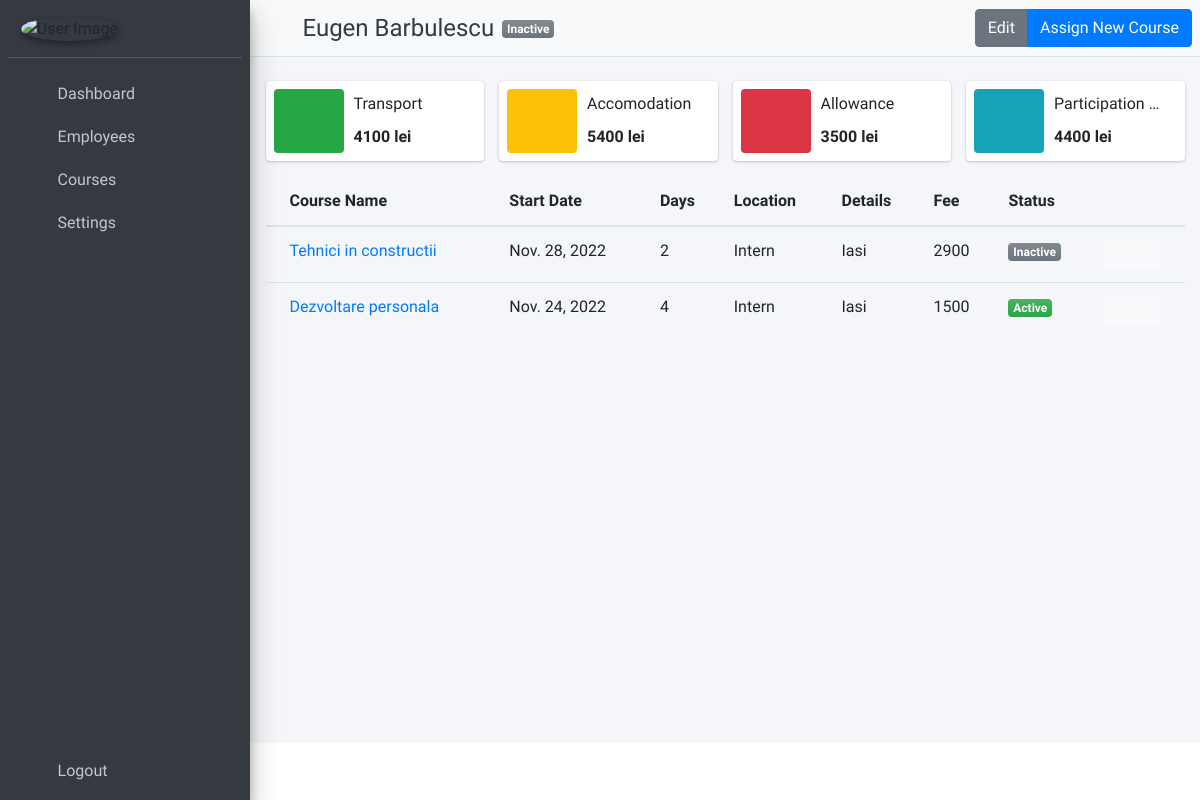
Before: /employees/44/ with the older database file.
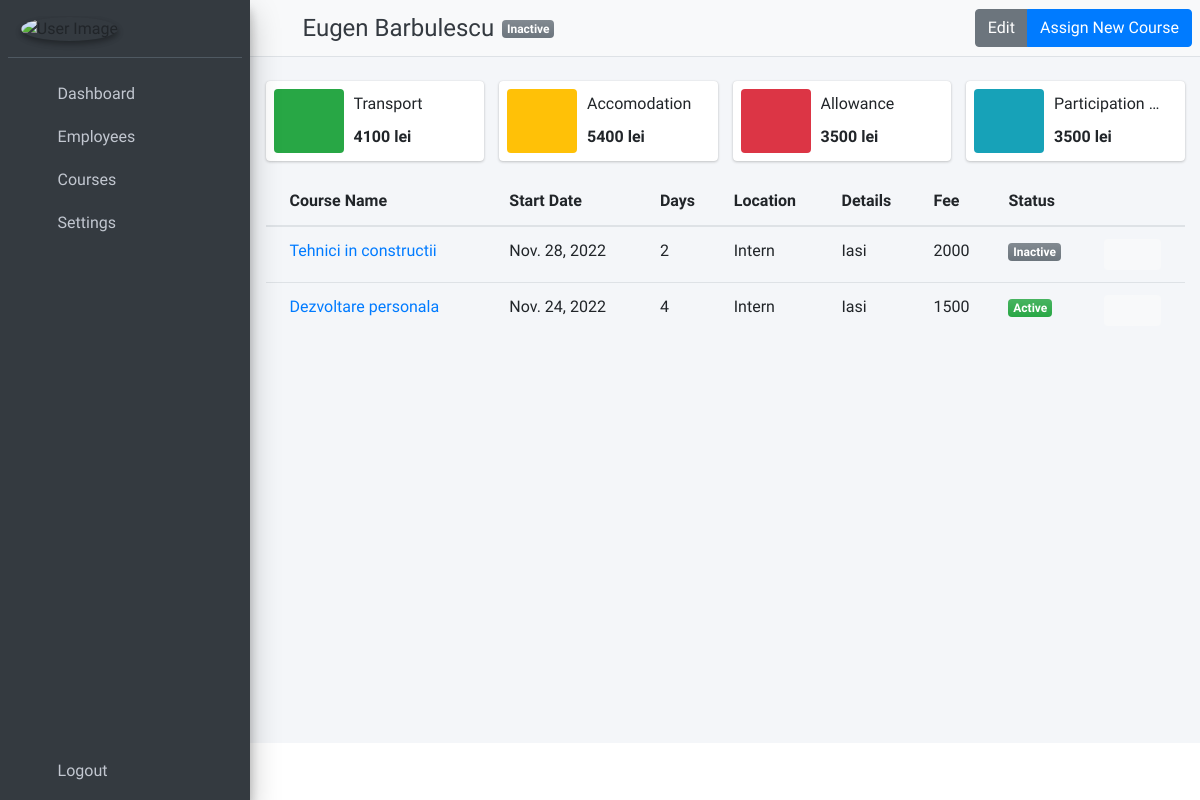
After: the same page with the newer database file.
### CMS_app/models.py (models this page shows, shortened)
class Course(models.Model):
    location_options =[('1', 'Intern'), ('2', 'Extern')]
    id = models.AutoField(primary_key=True)
    course_name = models.CharField(max_length=255)
    start_date = models.DateField()
    duration = models.IntegerField()
    location = models.CharField(choices=location_options, max_length=1)
    location_details = models.CharField(max_length=255)
    provider = models.CharField(max_length=255)
    participation_fee = models.IntegerField()
    active = models.BooleanField(default=True)
    created_at = models.DateTimeField(auto_now_add=True)
    updated_at = models.DateTimeField(auto_now_add=True)
    objects = models.Manager()

### CMS_app/views.py (the view)
# urls.py: path('employees/<int:pk>/', views.employee_details, name='view-employee'),
def employee_details(request, pk):
    employee = Employee.objects.filter(id=pk).get()
    selects = CourseEmployee.objects.filter(employee_id=pk).all()
    courses = []
    for i in selects:
        courses.append(Course.objects.filter(id=i.course_id).first())
    transport = []
    for i in selects:
        transport.append(
            CourseEmployee.objects.filter(course_id=i.course_id, employee_id=pk).values_list('transport_costs',
                                                                                             flat=True).first())
    transport_costs = sum(transport)
    accomodation = []
    for i in selects:
        accomodation.append(
            CourseEmployee.objects.filter(course_id=i.course_id, employee_id=pk).values_list('accommodation_costs',
                                                                                             flat=True).first())
    accommodation_costs = sum(accomodation)
    allowance = []
    for i in selects:
        allowance.append(
            CourseEmployee.objects.filter(course_id=i.course_id, employee_id=pk).values_list('allowance_costs',
                                                                                             flat=True).first())
    allowance_costs = sum(allowance)
    course_fee = []
    for i in selects:
        course_fee.append(Course.objects.filter(id=i.course_id).values_list('participation_fee', flat=True).first())
    course_fee = sum(course_fee)
    context = {
        'courses': courses,
        'employee': employee,
        'transport_costs': transport_costs,
        'accomodation_costs': accommodation_costs,
        'allowance_costs': allowance_costs,
        'course_fee': course_fee,
    }
    return render(request, 'employee/employee_details.html', context)

### CMS_app/models.py (called while the page is built)
    def __str__(self):
        return f'{self.first_name} {self.last_name}'

### CMS_app/templates/employee/employee_details.html (shortened to what the changed rows need)
{% extends 'base.html' %}
{% load static %}
{% block main_content %}
    <section class="content">
        <div class="container-fluid">
            <div class="row">
                <div class="col-md-12">
                    <br>
                    <div>
                        {% if courses %}
                            <div class="row">
                                <div class="col-md-3 col-sm-6 col-12">
                                    <div class="info-box">
                                        <span class="info-box-icon bg-success"><i class="fa fa-car-alt"></i></span>
                                        <div class="info-box-content">
                                            <span class="info-box-text">Transport</span>
                                            <span class="info-box-number">{{ transport_costs }} lei</span>
                                        </div>
                                    </div>
                                </div>
                                <div class="col-md-3 col-sm-6 col-12">
                                    <div class="info-box">
                                        <span class="info-box-icon bg-warning"><i class="fa fa-bed"></i></span>
                                        <div class="info-box-content">
                                            <span class="info-box-text">Accomodation</span>
                                            <span class="info-box-number">{{ accomodation_costs }} lei</span>
                                        </div>
                                    </div>
                                </div>
                                <div class="col-md-3 col-sm-6 col-12">
                                    <div class="info-box">
                                        <span class="info-box-icon bg-danger"><i
                                                class="fa fa-utensils"></i></span>
                                        <div class="info-box-content">
                                            <span class="info-box-text">Allowance</span>
                                            <span class="info-box-number">{{ allowance_costs }} lei</span>
                                        </div>
                                    </div>
                                </div>
                                <div class="col-md-3 col-sm-6 col-12">
                                    <div class="info-box">
                                        <span class="info-box-icon bg-info"><i class="fa fa-receipt"></i></span>
                                        <div class="info-box-content">
                                            <span class="info-box-text">Participation Fee</span>
                                            <span class="info-box-number">{{ course_fee }} lei</span>
                                        </div>
                                    </div>
                                </div>
                            </div>
                            <div class="card-body table-responsive p-0">
                                <table class="table table-hover text-nowrap">
                                    <thead>
                                    <tr>
                                        <th scope="col">Course Name</th>
                                        <th scope="col">Start Date</th>
                                        <th scope="col">Days</th>
                                        <th scope="col">Location</th>
                                        <th scope="col">Details</th>
                                        <th scope="col">Fee</th>
                                        <th scope="col">Status</th>
                                        <th></th>
                                    </tr>
                                    </thead>
                                    <tbody>
                                    {% for course in courses %}
                                        <tr>
                                            <td>
                                                <a href="{% url 'view-course' course.id %}">
                                                    {{ course.course_name }}</a></td>
                                            <td>{{ course.start_date }}</td>
                                            <td>{{ course.duration }}</td>
                                            <td>{{ course.get_location_display }}</td>
                                            <td>{{ course.location_details }}</td>
                                            <td>{{ course.participation_fee }}</td>
                                            <td>
                                                {% if course.active is True %}
                                                    <span class="badge bg-gradient-success">Active</span>
                                                {% elif course.active is False %}
                                                    <span class="badge bg-gradient-gray">Inactive</span>
                                                {% endif %}</td>
                                            <td width="80">
                                                <div class="btn-group">
                                                    <a class="btn btn-light btn-sm" href="{% url 'edit-assign' pk=employee.id cid=course.id %}">
                                                    <i class="fas fa-pen"></i>
                                                    </a>
                                                    <a class="btn btn-light btn-sm" data-toggle="modal" href="#course_{{ course.id }}">
                                                    <i class="fas fa-trash"></i>
                                                    </a>
                                                </div>
                                            </td>
                                        </tr>
                                    {% endfor %}
                                    </tbody>
                                </table>
                            </div>
                        {% endif %}
                    </div>
                </div>
            </div>
        </div>
    </section>
{% endblock main_content %}

Changed rows visible on the page:
changed Course "Tehnici in constructii": participation_fee "2900" → "2000"
Other visible differences:
{{ course_fee }}: "4400" → "3500"
